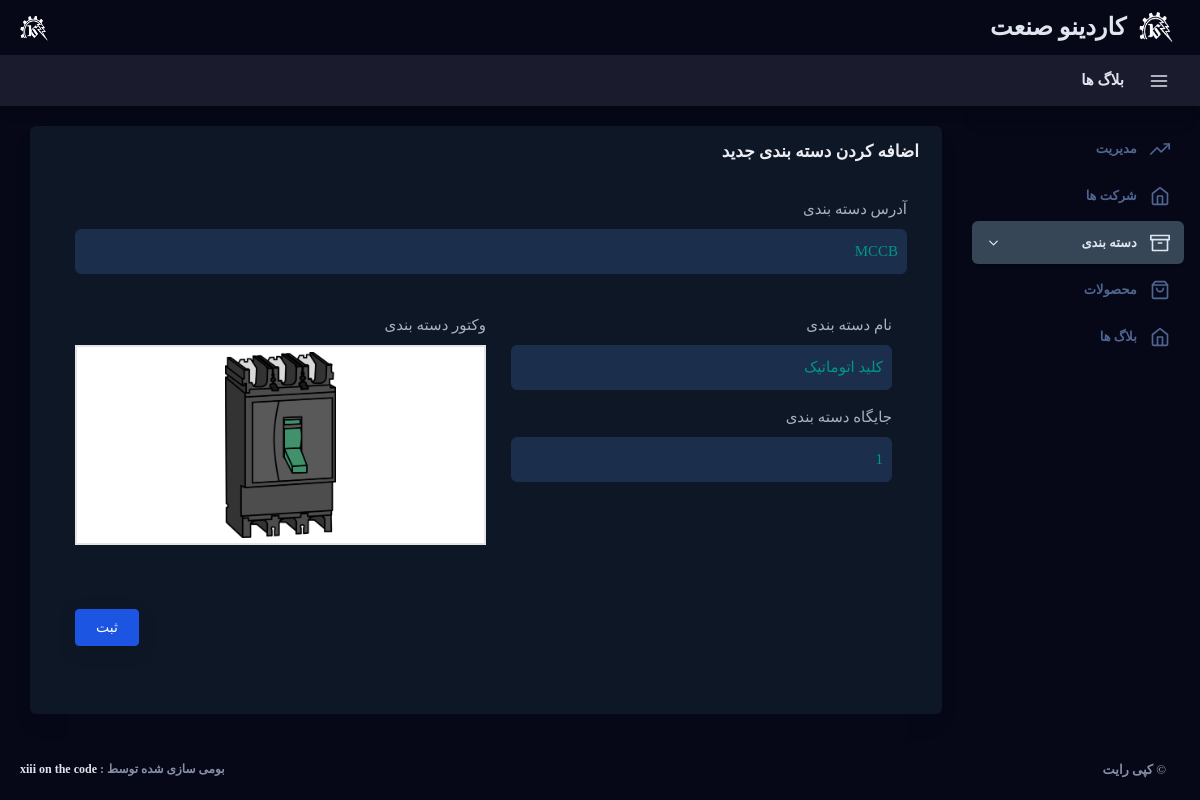
/v1/adminstrator/dashboard/edit_pcategory/3b105ea6-d530-465b-9708-e73b9156bd1b/ (signed in), run on the app's committed database.
### category/models.py (models this page shows, shortened)
class ProductCategory(models.Model):
    slug = models.SlugField(default=uuid.uuid4)
    name = models.CharField(max_length=100)
    vector = models.ImageField(upload_to=CategoryVectorImagePath)
    position = models.IntegerField()
    number_of_products = models.IntegerField()
    url = models.CharField(max_length=150)
    active = models.BooleanField(default=True)

### adminstrator/views.py (the view, shortened to what this page needs)
# urls.py: path('dashboard/edit_pcategory/<str:slug>/', views.edit_pcategory, name="edit_pcat"),
def edit_pcategory(request, slug):
    if 'admin_login_username' not in request.session:
            return redirect('admin_login')
    else:
        admin_username = request.session['admin_login_username']
        PageTitle = 'Dashboard'
        tagid = 'catandtype'
        submenu = 'true'
        active = 'cats'
        login_object = AdminLogin.objects.none()
        info_object = AdminInfo.objects.none()
        category_object = ProductCategory.objects.none()
        if AdminLogin.objects.filter(username=admin_username).exists():
            login_object = AdminLogin.objects.get(username=admin_username)
            if AdminInfo.objects.filter(AdminLogin=login_object).exists():
                info_object = AdminInfo.objects.get(AdminLogin=login_object)
                if ProductCategory.objects.filter(active=True, slug=slug).exists():
                    category_object = ProductCategory.objects.get(active=True, slug=slug)
                    form = ProductCategory_form(instance = category_object)
        context = {
            'PageTitle':PageTitle,
            'tagid':tagid,
            'admin_login':login_object,
            'admin_info':info_object,
            'category_object':category_object,
            'form':form,
        }
    return render(request, 'adminstrator/dashboard/category/edit_category.html', context)

### category/forms.py
class ProductCategory_form(forms.ModelForm):
    class Meta:
        model = ProductCategory
        fields = [
            'vector',
        ]
        widgets = {
            'vector': forms.FileInput(attrs={ 'class':'form-control dropify', 'placeholder': ' وکتور دسته بندی ', 'type':'file', 'data-default-file':'وکتور دسته بندی را انتخاب کنید', 'data-max-file-size':'2M' }),
        }

### templates/adminstrator/dashboard/category/edit_category.html (shortened to what this page needs)
{% extends 'adminstrator/dashboard/masterpage.html' %}
{% load static %}
{% block content %}
    <div id="content" class="main-content">
        <div class="container-fluid">
            <div class="container-fluid">
                <div class="row layout-top-spacing">
                    <div class="col-lg-12">
                        <div class="row">
                            <div id="flFormsGrid" class="col-lg-12 layout-spacing">
                                <div class="statbox widget box box-shadow">
                                    <div class="widget-header">
                                        <div class="row">
                                            <div class="col-xl-12 col-md-12 col-sm-12 col-12">
                                                <h4> اضافه کردن دسته بندی جدید </h4>
                                            </div>
                                        </div>
                                    </div>
                                    <div class="widget-content widget-content-area">
                                        <form enctype="multipart/form-data" method="POST">
                                            <div class="form-row mb-4 col-12">
                                                <div class="form-group col-md-12">
                                                    <label for="inputURL"> آدرس دسته بندی </label>
                                                    <input type="text" name="url" class="form-control" id="inputURL" placeholder=" MCCB " value="{{category_object.url}}">
                                                </div>
                                            </div>
                                            <div class="form-row mb-4 col-12">
                                                <div class="form-group col-md-6">
                                                    <div class="form-group col-md-12">
                                                        <label for="inputName"> نام دسته بندی </label>
                                                        <input type="text" name="name" class="form-control" id="inputName" placeholder=" کلید اتوماتیک " value="{{category_object.name}}">
                                                    </div>
                                                    <div class="form-group col-md-12">
                                                        <label for="inputPosition"> جایگاه دسته بندی </label>
                                                        <input type="number" name="position" class="form-control" id="inputPosition" placeholder=" 1 " value="{{category_object.position}}">
                                                    </div>
                                                </div>
                                                <div class="form-group col-md-6 mb-4">
                                                    <label for="inputVector"> وکتور دسته بندی </label>
                                                </div>
                                            </div>
                                            <div class="form-row mb-4 col-12">
                                                <div class="form-group col-md-12 mb-4">
                                                    <button type="submit" name="editcatBTN" class="btn btn-primary mt-3 float-right"> ثبت </button>
                                                </div>
                                            </div>
                                        </form>
                                    </div>
                                </div>
                            </div>
                        </div>
                    </div>
                </div>
            </div>
        </div>
    </div>
{% endblock content %}
{% block dir %}
<h3> <a href="{% url 'mng_blogs' %}"> بلاگ ها </a> </h3>
{% endblock %}
{% block links %}
<link type="text/css" rel="stylesheet" href="{% static 'adminstrator/plugins/dropify/dropify.min.css'%}"></script>
<link type="text/css" rel="stylesheet" href="{% static 'adminstrator/assets/css/users/account-setting.css'%}"></script>
<link type="text/css" rel="stylesheet" href="{% static 'adminstrator/assets/css/forms/switches.css'%}"></script>
{% endblock links %}

### static/adminstrator/assets/css/users/account-setting.css (style rules this page uses)
.layout-spacing { padding-bottom: 25px; }
.form-control { padding: 8px 8px; }

### static/adminstrator/assets/css/main.css (style rules this page uses)
html { min-height: 100%; direction: rtl; }
body { color: #888ea8; height: 100%; font-size: 0.875rem; background: #f1f2f3; overflow-x: hidden; overflow-y: auto; letter-spacing: 0.0312rem; font-family: 'Nunito', sans-serif; }
h1, h2, h3, h4, h5, h6 { color: #3b3f5c; }
a { color: #e0e6ed; outline: none; }
.form-group label, label { font-size: 15px; color: #acb0c3; letter-spacing: 1px; }
.form-control { height: auto; border: 1px solid #1b2e4b; color: #009688; font-size: 15px; padding: 8px 10px; letter-spacing: 1px; height: calc(1.4em + 1.4rem + 2px); padding: .75rem 1.25rem; border-radius: 6px; background: #1b2e4b; }
.btn { padding: 0.4375rem 1.25rem; text-shadow: none; font-size: 14px; color: #3b3f5c; font-weight: normal; white-space: normal; word-wrap: break-word; transition: .2s ease-out; touch-action: manipulation; cursor: pointer; background-color: #f1f2f3; box-shadow: 0px 5px 20px 0 rgba(0, 0, 0, 0.1); will-change: opacity, transform; transition: all 0.3s ease-out; -webkit-transition: all 0.3s ease-out; }
.btn-primary { color: #fff !important; background-color: #1b55e2 !important; border-color: #1b55e2; }
.statbox .widget-content:before, .statbox .widget-content:after { display: table; content: ""; line-height: 0; clear: both; }

### static/adminstrator/assets/css/structure.css (style rules this page uses)
html { min-height: 100%; direction: rtl; }
body { color: #888ea8; height: 100%; font-size: 0.875rem; background: #060818; overflow-x: hidden; overflow-y: auto; letter-spacing: 0.0312rem; font-family: 'Nunito', sans-serif; }
h1, h2, h3, h4, h5, h6 { color: #ebedf2; }
.page-title h3 { margin: 0; margin-bottom: 0; font-size: 15px; color: #bfc9d4; font-weight: 700; }
#content { position: relative; width: 50%; flex-grow: 8; margin-top: 106px; margin-bottom: 0; margin-right: 212px; transition: .600s; }
.widget { padding: 0; margin-top: 0; margin-bottom: 0; box-shadow: 0 0.75rem 1.5rem rgba(18, 38, 63, 0.03); }
.layout-top-spacing { margin-top: 20px; }
.layout-spacing { padding-bottom: 40px; }
.widget.box .widget-header { background: #0e1726; padding: 0px 8px 0px; border-top-left-radius: 6px; border-top-right-radius: 6px; }
.row [class*="col-"] .widget .widget-header h4 { color: #ebedf2; font-size: 17px; font-weight: 600; margin: 0; padding: 16px 15px; }
.widget .widget-header { border-bottom: 0px solid #f1f2f3; }
.widget .widget-header:before { display: table; content: ""; line-height: 0; }
.widget .widget-header:after { display: table; content: ""; line-height: 0; clear: both; }
.widget-content-area { padding: 20px; position: relative; background-color: #0e1726; border-bottom-right-radius: 6px; border-bottom-left-radius: 6px; }

### data on the page
ProductCategory: url "MCCB", name "کلید اتوماتیک", position "1"
